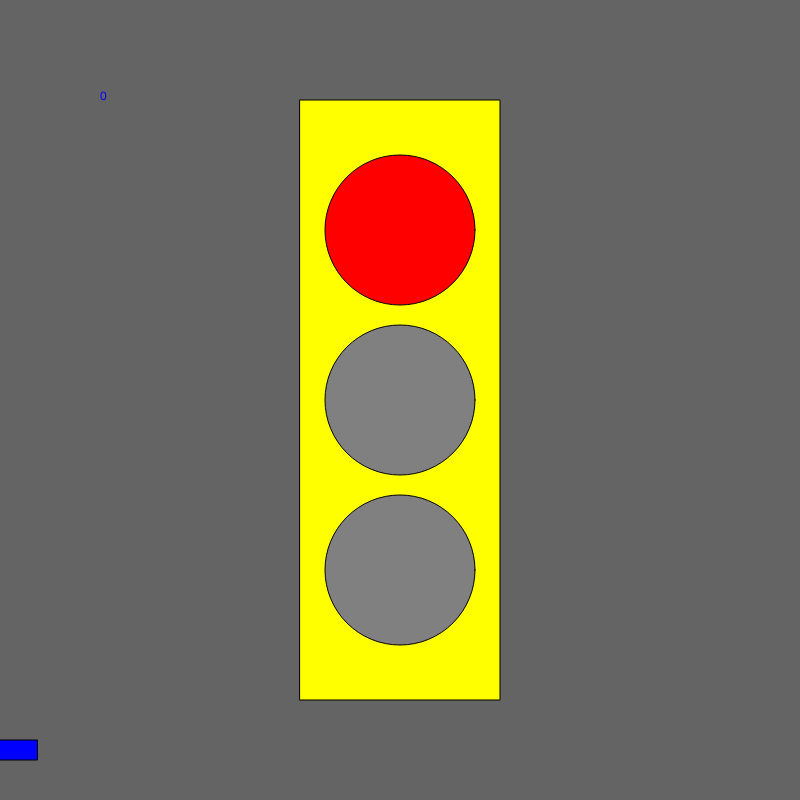
Frame 1 (no input)
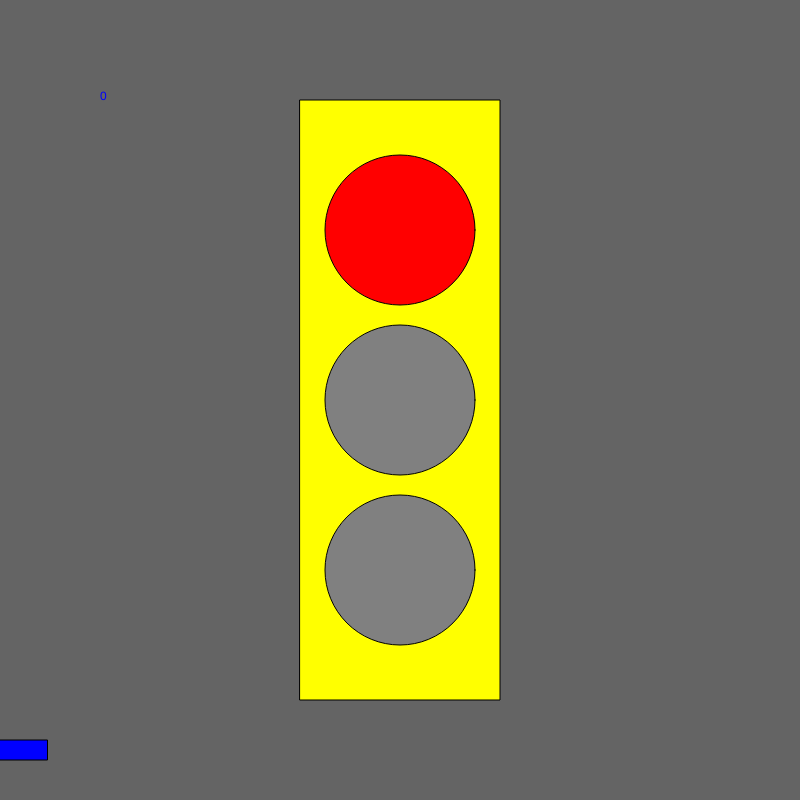
Frame 60 (no input)
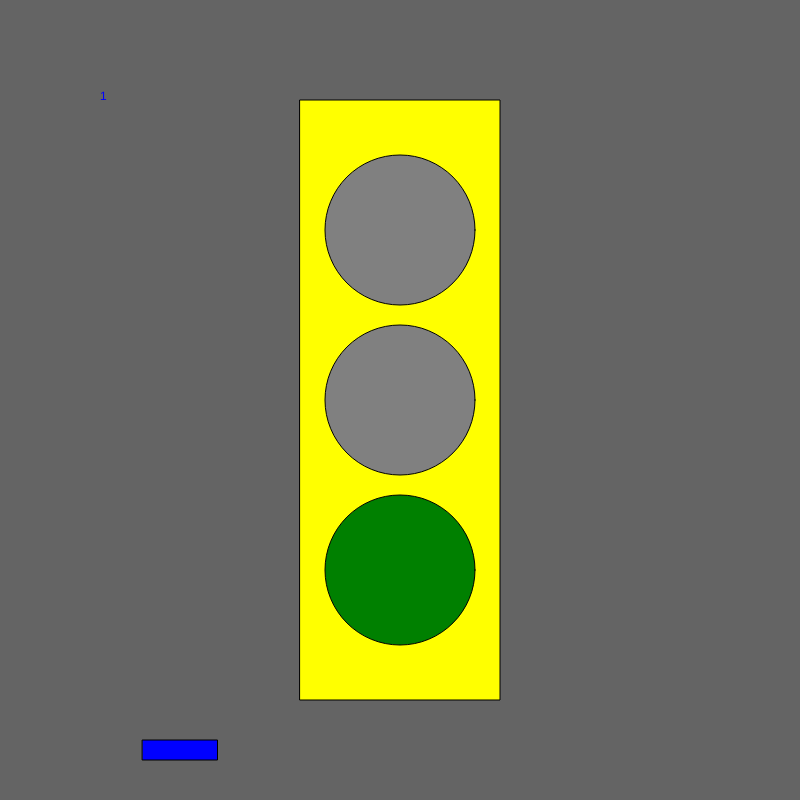
Frame 120 (the mouse pressed at the canvas centre since frame 60)

The p5.js sketch that drew these frames (run headless with seeded random() and noise() and a simulated clock; from frame 60 on, the mouse is pressed at the canvas centre):

// p5.js sketch
// ── sketch.js
let timer = 0;
let state = 0;
let x = 0 ;
let velocity = 10;


function setup() {
  createCanvas(800, 800);

  rectMode(CENTER);
  ellipseMode(CENTER);
}

function draw() {

  background(100);

  fill('yellow');
  rect(width/2, height/2, 200, 600);

  //car code
  fill('blue');
  rect(x, 750, 75, 20);
  x = x + velocity;
  if (x > width){
    x = 0 ;
  }



  switch (state) {

    case 0: //red
      text("0", 100, 100);

      fill('red');
 ellipse(width/2, height/2-170, 150, 150);

      fill('gray');
      ellipse(width/2, height/2, 150, 150);

      fill('gray');
  ellipse(width/2, height/2+170, 150, 150);

      velocity = 0;
      break;
      break;

    case 1: //green
      text("1", 100, 100);
      fill('gray');
      ellipse(width/2, height/2-170, 150, 150);

      fill('gray');
      ellipse(width/2, height/2, 150, 150);

      fill('green');
      ellipse(width/2, height/2+170, 150, 150);
      velocity=10;
      break;

    case 2: //yellow
      text("2", 100, 100);

      fill('gray');
     ellipse(width/2, height/2-170, 150, 150);

      fill (237, 187, 7);
      ellipse(width/2, height/2, 150, 150);

    fill('gray');
  ellipse(width/2, height/2+170, 150, 150);
      velocity = 2;
      break;
      break;

  }

  timer = timer+1;
  if (timer > 100) {
    timer = 0;
    state++;
  if (state > 2) state = 0
  }
}

function mouseReleased() {
  state++;
  if (state > 2) state = 0;

}
